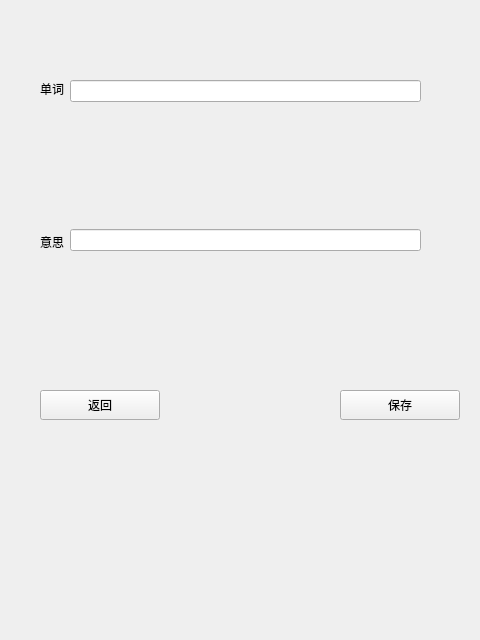
<?xml version="1.0" encoding="UTF-8"?>
<ui version="4.0">
 <class>addNewWord</class>
 <widget class="QWidget" name="addNewWord">
  <property name="geometry">
   <rect>
    <x>0</x>
    <y>0</y>
    <width>480</width>
    <height>640</height>
   </rect>
  </property>
  <property name="windowTitle">
   <string>Form</string>
  </property>
  <widget class="QPushButton" name="backPushButton">
   <property name="geometry">
    <rect>
     <x>40</x>
     <y>390</y>
     <width>120</width>
     <height>30</height>
    </rect>
   </property>
   <property name="text">
    <string>返回</string>
   </property>
  </widget>
  <widget class="QPushButton" name="savePushButton">
   <property name="geometry">
    <rect>
     <x>340</x>
     <y>390</y>
     <width>120</width>
     <height>30</height>
    </rect>
   </property>
   <property name="text">
    <string>保存</string>
   </property>
  </widget>
  <widget class="QWidget" name="layoutWidget">
   <property name="geometry">
    <rect>
     <x>40</x>
     <y>80</y>
     <width>381</width>
     <height>171</height>
    </rect>
   </property>
   <layout class="QHBoxLayout" name="horizontalLayout">
    <item>
     <layout class="QVBoxLayout" name="verticalLayout">
      <item>
       <widget class="QLabel" name="danciLabel">
        <property name="text">
         <string>单词</string>
        </property>
       </widget>
      </item>
      <item>
       <spacer name="verticalSpacer_2">
        <property name="orientation">
         <enum>Qt::Vertical</enum>
        </property>
        <property name="sizeHint" stdset="0">
         <size>
          <width>20</width>
          <height>40</height>
         </size>
        </property>
       </spacer>
      </item>
      <item>
       <widget class="QLabel" name="yisiLabel">
        <property name="text">
         <string>意思</string>
        </property>
       </widget>
      </item>
     </layout>
    </item>
    <item>
     <layout class="QVBoxLayout" name="verticalLayout_2">
      <item>
       <widget class="QLineEdit" name="wordLineEdit"/>
      </item>
      <item>
       <spacer name="verticalSpacer">
        <property name="orientation">
         <enum>Qt::Vertical</enum>
        </property>
        <property name="sizeHint" stdset="0">
         <size>
          <width>20</width>
          <height>40</height>
         </size>
        </property>
       </spacer>
      </item>
      <item>
       <widget class="QLineEdit" name="meaningLineEdit"/>
      </item>
     </layout>
    </item>
   </layout>
  </widget>
 </widget>
 <resources/>
 <connections/>
</ui>
